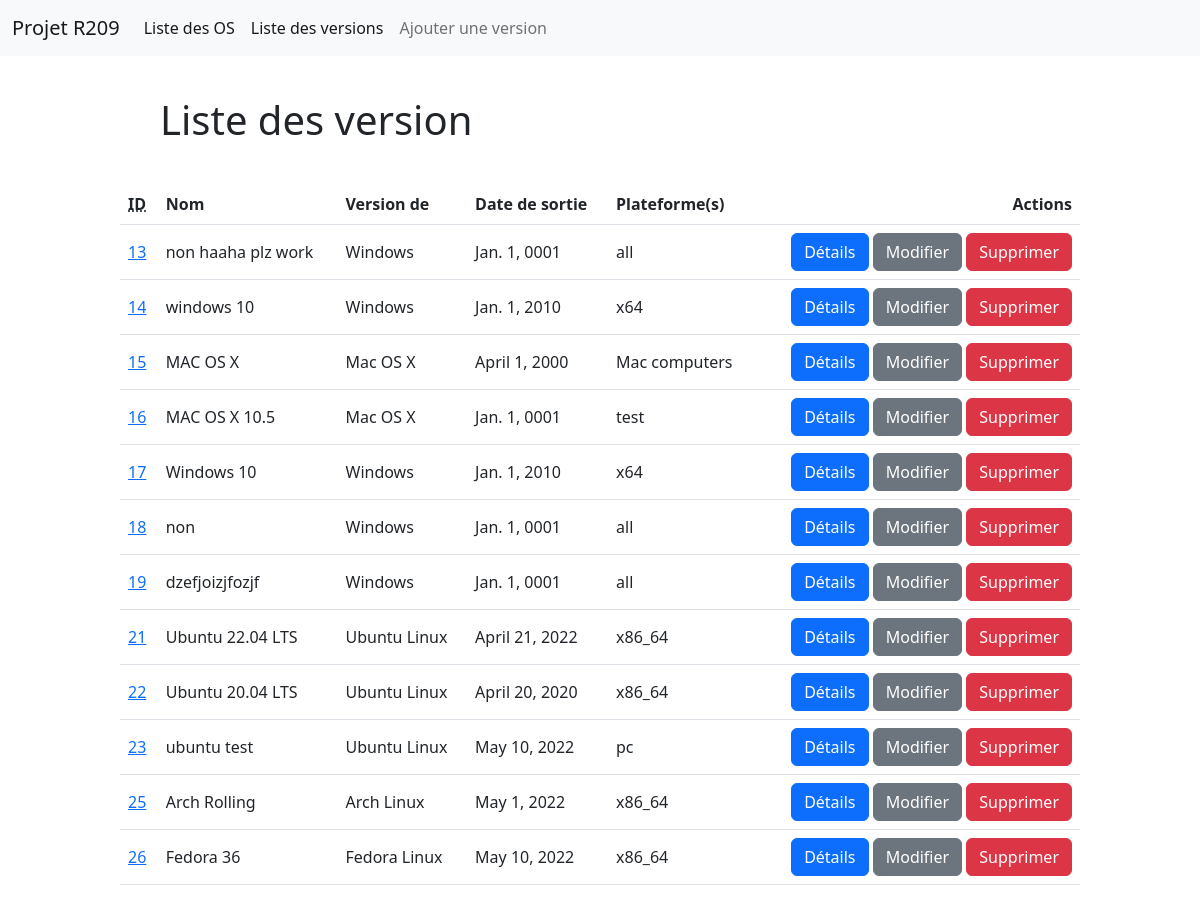
Before: /ver/list/ with the older database file.
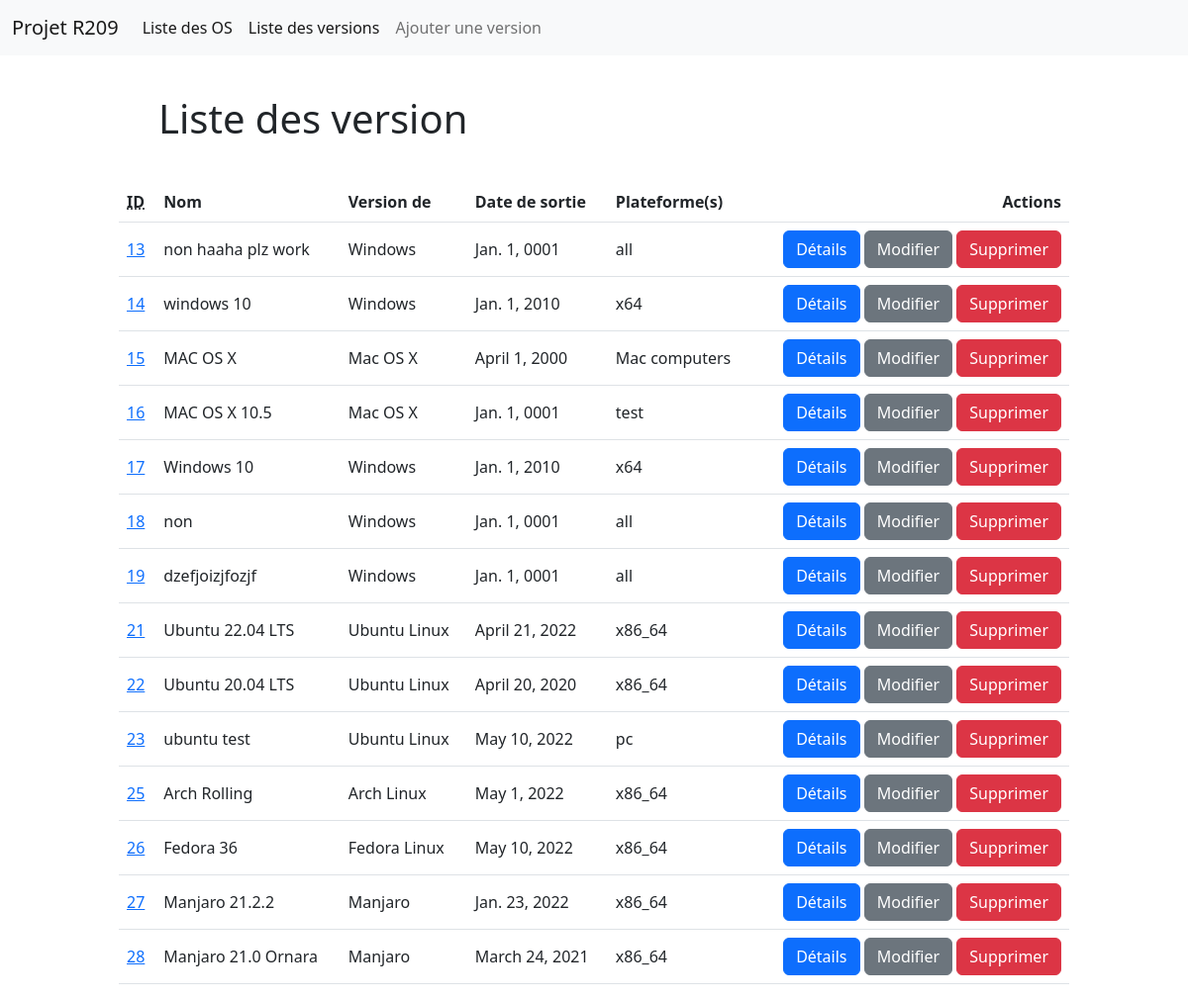
After: the same page with the newer database file.
### operatingsystem/models.py (models this page shows, shortened)
class versions(models.Model):
    operating_system = models.ForeignKey(operatingsystem, on_delete=models.CASCADE)
    name = models.CharField(max_length = 100)
    release_date = models.DateField(blank=True, null = True)
    platforms = models.CharField(max_length = 100, null = True)

class operatingsystem(models.Model):
    name = models.CharField(max_length = 100)
    developer = models.CharField(max_length = 100)
    software_license = models.CharField(max_length = 100)

### operatingsystem/views.py (the view)
# urls.py: path('ver/list/', views.list_ver),
def list_ver(request):
    return render(request, "ver/list.html",{"versions" : models.versions.objects.all()})

### operatingsystem/templates/ver/list.html (shortened to what this page needs)
{% extends "template.html" %}
{% block h1 %}Liste des version{% endblock h1 %}
{% block navbar %}
<a class="nav-link" href="/ver/add">Ajouter une version</a>
{% endblock navbar %}
{% block content %}
    <table class="table is-fullwidth is-hoverable">
        <thead>
        <tr>
            <th><abbr title="ID">ID</abbr></th>
            <th>Nom</th>
            <th>Version de</th>
            <th>Date de sortie</th>
            <th>Plateforme(s)</th>
            <th class="text-end">Actions</th>
        </tr>
        </thead>
        {% for ver in versions %}
        <tbody>
        <tr>
            <td><a href="/ver/details/{{ver.id}}/">{{ver.id}}</td>
            <td>{{ver.name}}</td>
            <td>{{ver.operating_system.name}}</td>
            <td>{{ver.release_date}}</td>
            <td>{{ver.platforms}}</td>
            <td class="text-end">
                <a type="button" class="btn btn-primary" href="/ver/details/{{ver.id}}/">Détails</a>
                <a type="button" class="btn btn-secondary" href="/ver/edit/{{ver.id}}/">Modifier</a>
                <a type="button" class="btn btn-danger" href="/ver/delete/{{ver.id}}/">Supprimer</a>
            </td>
        </tr>
        </tbody>
        {% endfor %}
    </table>
{% endblock content %}

Changed rows visible on the page:
added versions: id "27", name "Manjaro 21.2.2", operating_system.name "Manjaro", release_date "Jan. 23, 2022", platforms "x86_64"
added versions: id "28", name "Manjaro 21.0 Ornara", operating_system.name "Manjaro", release_date "March 24, 2021", platforms "x86_64"
